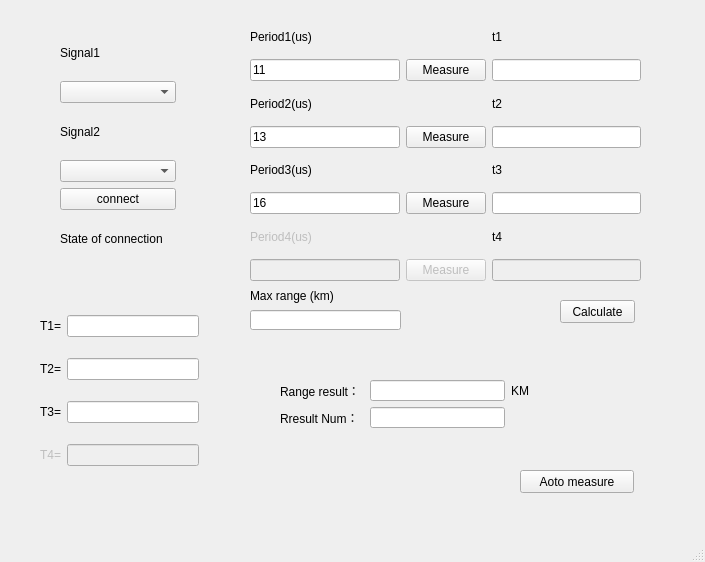
<?xml version="1.0" encoding="UTF-8"?>
<ui version="4.0">
 <class>MainWindow</class>
 <widget class="QMainWindow" name="MainWindow">
  <property name="geometry">
   <rect>
    <x>0</x>
    <y>0</y>
    <width>705</width>
    <height>562</height>
   </rect>
  </property>
  <property name="windowTitle">
   <string>MainWindow</string>
  </property>
  <widget class="QWidget" name="centralwidget">
   <widget class="QPushButton" name="pushButton_6">
    <property name="geometry">
     <rect>
      <x>520</x>
      <y>470</y>
      <width>114</width>
      <height>23</height>
     </rect>
    </property>
    <property name="text">
     <string>Aoto measure</string>
    </property>
   </widget>
   <widget class="QWidget" name="layoutWidget">
    <property name="geometry">
     <rect>
      <x>60</x>
      <y>30</y>
      <width>116</width>
      <height>231</height>
     </rect>
    </property>
    <layout class="QVBoxLayout" name="verticalLayout_2">
     <item>
      <widget class="QLabel" name="label">
       <property name="text">
        <string>Signal1</string>
       </property>
      </widget>
     </item>
     <item>
      <widget class="QComboBox" name="comboBox"/>
     </item>
     <item>
      <widget class="QLabel" name="label_2">
       <property name="text">
        <string>Signal2</string>
       </property>
      </widget>
     </item>
     <item>
      <widget class="QComboBox" name="comboBox_2">
       <item>
        <property name="text">
         <string/>
        </property>
       </item>
      </widget>
     </item>
     <item>
      <widget class="QPushButton" name="pushButton">
       <property name="text">
        <string>connect</string>
       </property>
      </widget>
     </item>
     <item>
      <widget class="QLabel" name="label_3">
       <property name="text">
        <string>State of connection</string>
       </property>
      </widget>
     </item>
    </layout>
   </widget>
   <widget class="QWidget" name="layoutWidget">
    <property name="geometry">
     <rect>
      <x>40</x>
      <y>300</y>
      <width>159</width>
      <height>181</height>
     </rect>
    </property>
    <layout class="QGridLayout" name="gridLayout">
     <item row="3" column="1">
      <widget class="QLineEdit" name="lineEdit_8">
       <property name="enabled">
        <bool>false</bool>
       </property>
      </widget>
     </item>
     <item row="1" column="0">
      <widget class="QLabel" name="label_5">
       <property name="text">
        <string>T2=</string>
       </property>
      </widget>
     </item>
     <item row="0" column="0">
      <widget class="QLabel" name="label_4">
       <property name="text">
        <string>T1=</string>
       </property>
      </widget>
     </item>
     <item row="2" column="0">
      <widget class="QLabel" name="label_6">
       <property name="text">
        <string>T3=</string>
       </property>
      </widget>
     </item>
     <item row="2" column="1">
      <widget class="QLineEdit" name="lineEdit_7"/>
     </item>
     <item row="3" column="0">
      <widget class="QLabel" name="label_7">
       <property name="enabled">
        <bool>false</bool>
       </property>
       <property name="text">
        <string>T4=</string>
       </property>
      </widget>
     </item>
     <item row="1" column="1">
      <widget class="QLineEdit" name="lineEdit_6"/>
     </item>
     <item row="0" column="1">
      <widget class="QLineEdit" name="lineEdit_5"/>
     </item>
    </layout>
   </widget>
   <widget class="QWidget" name="layoutWidget">
    <property name="geometry">
     <rect>
      <x>250</x>
      <y>20</y>
      <width>391</width>
      <height>261</height>
     </rect>
    </property>
    <layout class="QGridLayout" name="gridLayout_2">
     <item row="0" column="0">
      <widget class="QLabel" name="label_10">
       <property name="text">
        <string>Period1(us)</string>
       </property>
      </widget>
     </item>
     <item row="0" column="2">
      <widget class="QLabel" name="label_15">
       <property name="text">
        <string>t1</string>
       </property>
      </widget>
     </item>
     <item row="1" column="0">
      <widget class="QLineEdit" name="lineEdit">
       <property name="text">
        <string>11</string>
       </property>
      </widget>
     </item>
     <item row="1" column="1">
      <widget class="QPushButton" name="pushButton_2">
       <property name="text">
        <string>Measure</string>
       </property>
      </widget>
     </item>
     <item row="1" column="2">
      <widget class="QLineEdit" name="lineEdit_10">
       <property name="text">
        <string/>
       </property>
      </widget>
     </item>
     <item row="2" column="0">
      <widget class="QLabel" name="label_11">
       <property name="text">
        <string>Period2(us)</string>
       </property>
      </widget>
     </item>
     <item row="2" column="2">
      <widget class="QLabel" name="label_17">
       <property name="text">
        <string>t2</string>
       </property>
      </widget>
     </item>
     <item row="3" column="0">
      <widget class="QLineEdit" name="lineEdit_2">
       <property name="text">
        <string>13</string>
       </property>
      </widget>
     </item>
     <item row="3" column="1">
      <widget class="QPushButton" name="pushButton_3">
       <property name="text">
        <string>Measure</string>
       </property>
      </widget>
     </item>
     <item row="3" column="2">
      <widget class="QLineEdit" name="lineEdit_11"/>
     </item>
     <item row="4" column="0">
      <widget class="QLabel" name="label_12">
       <property name="text">
        <string>Period3(us)</string>
       </property>
      </widget>
     </item>
     <item row="4" column="2">
      <widget class="QLabel" name="label_16">
       <property name="text">
        <string>t3</string>
       </property>
      </widget>
     </item>
     <item row="5" column="0">
      <widget class="QLineEdit" name="lineEdit_3">
       <property name="text">
        <string>16</string>
       </property>
      </widget>
     </item>
     <item row="5" column="2">
      <widget class="QLineEdit" name="lineEdit_12"/>
     </item>
     <item row="6" column="0">
      <widget class="QLabel" name="label_13">
       <property name="enabled">
        <bool>false</bool>
       </property>
       <property name="text">
        <string>Period4(us)</string>
       </property>
      </widget>
     </item>
     <item row="6" column="2">
      <widget class="QLabel" name="label_14">
       <property name="text">
        <string>t4</string>
       </property>
      </widget>
     </item>
     <item row="7" column="0">
      <widget class="QLineEdit" name="lineEdit_4">
       <property name="enabled">
        <bool>false</bool>
       </property>
       <property name="text">
        <string/>
       </property>
      </widget>
     </item>
     <item row="7" column="1">
      <widget class="QPushButton" name="pushButton_5">
       <property name="enabled">
        <bool>false</bool>
       </property>
       <property name="text">
        <string>Measure</string>
       </property>
      </widget>
     </item>
     <item row="7" column="2">
      <widget class="QLineEdit" name="lineEdit_13">
       <property name="enabled">
        <bool>false</bool>
       </property>
      </widget>
     </item>
     <item row="5" column="1">
      <widget class="QPushButton" name="pushButton_4">
       <property name="text">
        <string>Measure</string>
       </property>
      </widget>
     </item>
    </layout>
   </widget>
   <widget class="QPushButton" name="pushButton_7">
    <property name="geometry">
     <rect>
      <x>560</x>
      <y>300</y>
      <width>75</width>
      <height>23</height>
     </rect>
    </property>
    <property name="text">
     <string>Calculate</string>
    </property>
   </widget>
   <widget class="QLabel" name="label_19">
    <property name="geometry">
     <rect>
      <x>250</x>
      <y>280</y>
      <width>151</width>
      <height>31</height>
     </rect>
    </property>
    <property name="text">
     <string>Max range (km)</string>
    </property>
   </widget>
   <widget class="QLineEdit" name="lineEdit_15">
    <property name="geometry">
     <rect>
      <x>250</x>
      <y>310</y>
      <width>151</width>
      <height>20</height>
     </rect>
    </property>
    <property name="text">
     <string/>
    </property>
   </widget>
   <widget class="QWidget" name="layoutWidget">
    <property name="geometry">
     <rect>
      <x>280</x>
      <y>380</y>
      <width>249</width>
      <height>48</height>
     </rect>
    </property>
    <layout class="QGridLayout" name="gridLayout_3">
     <item row="0" column="0">
      <widget class="QLabel" name="label_8">
       <property name="text">
        <string>Range result： </string>
       </property>
      </widget>
     </item>
     <item row="0" column="1">
      <widget class="QLineEdit" name="lineEdit_9"/>
     </item>
     <item row="0" column="2">
      <widget class="QLabel" name="label_9">
       <property name="text">
        <string>KM</string>
       </property>
      </widget>
     </item>
     <item row="1" column="0">
      <widget class="QLabel" name="label_18">
       <property name="text">
        <string>Rresult Num： </string>
       </property>
      </widget>
     </item>
     <item row="1" column="1">
      <widget class="QLineEdit" name="lineEdit_14"/>
     </item>
    </layout>
   </widget>
  </widget>
  <widget class="QMenuBar" name="menubar">
   <property name="geometry">
    <rect>
     <x>0</x>
     <y>0</y>
     <width>705</width>
     <height>23</height>
    </rect>
   </property>
  </widget>
  <widget class="QStatusBar" name="statusbar"/>
 </widget>
 <resources/>
 <connections/>
 <slots>
  <slot>Measure1()</slot>
  <slot>Measure2()</slot>
  <slot>Measure3()</slot>
  <slot>Measure4()</slot>
  <slot>connect()</slot>
  <slot>AutoMeasure()</slot>
 </slots>
</ui>
